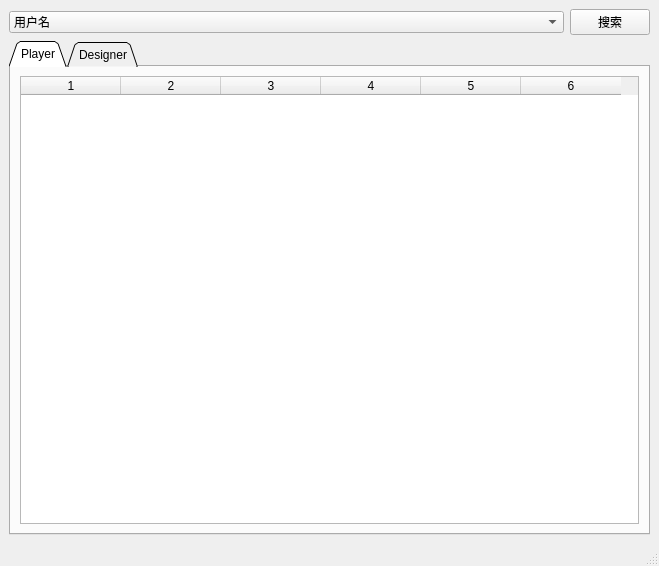
<?xml version="1.0" encoding="UTF-8"?>
<ui version="4.0">
 <class>ListUsersForm</class>
 <widget class="QMainWindow" name="ListUsersForm">
  <property name="geometry">
   <rect>
    <x>0</x>
    <y>0</y>
    <width>659</width>
    <height>566</height>
   </rect>
  </property>
  <property name="windowTitle">
   <string>用户列表</string>
  </property>
  <widget class="QWidget" name="centralwidget">
   <layout class="QGridLayout" name="gridLayout_2">
    <item row="2" column="0" colspan="2">
     <widget class="QTabWidget" name="tabWidget">
      <property name="tabShape">
       <enum>QTabWidget::Triangular</enum>
      </property>
      <property name="currentIndex">
       <number>0</number>
      </property>
      <widget class="QWidget" name="tabP">
       <attribute name="title">
        <string>Player</string>
       </attribute>
       <layout class="QGridLayout" name="gridLayout">
        <item row="0" column="0">
         <layout class="QGridLayout" name="gLotP">
          <item row="1" column="0" colspan="2">
           <widget class="QTableWidget" name="tblP">
            <property name="editTriggers">
             <set>QAbstractItemView::NoEditTriggers</set>
            </property>
            <property name="showDropIndicator" stdset="0">
             <bool>false</bool>
            </property>
            <property name="selectionMode">
             <enum>QAbstractItemView::SingleSelection</enum>
            </property>
            <property name="selectionBehavior">
             <enum>QAbstractItemView::SelectRows</enum>
            </property>
            <property name="sortingEnabled">
             <bool>true</bool>
            </property>
            <property name="columnCount">
             <number>6</number>
            </property>
            <column/>
            <column/>
            <column/>
            <column/>
            <column/>
            <column/>
           </widget>
          </item>
         </layout>
        </item>
       </layout>
      </widget>
      <widget class="QWidget" name="tabD">
       <attribute name="title">
        <string>Designer</string>
       </attribute>
       <layout class="QGridLayout" name="gridLayout_4">
        <item row="0" column="0">
         <layout class="QGridLayout" name="gLotD">
          <item row="0" column="0">
           <widget class="QTableWidget" name="tblD">
            <property name="minimumSize">
             <size>
              <width>50</width>
              <height>50</height>
             </size>
            </property>
            <property name="editTriggers">
             <set>QAbstractItemView::NoEditTriggers</set>
            </property>
            <property name="showDropIndicator" stdset="0">
             <bool>false</bool>
            </property>
            <property name="selectionMode">
             <enum>QAbstractItemView::SingleSelection</enum>
            </property>
            <property name="selectionBehavior">
             <enum>QAbstractItemView::SelectRows</enum>
            </property>
            <property name="sortingEnabled">
             <bool>true</bool>
            </property>
            <property name="columnCount">
             <number>5</number>
            </property>
            <attribute name="verticalHeaderShowSortIndicator" stdset="0">
             <bool>true</bool>
            </attribute>
            <column/>
            <column/>
            <column/>
            <column/>
            <column/>
           </widget>
          </item>
         </layout>
        </item>
       </layout>
      </widget>
     </widget>
    </item>
    <item row="0" column="0">
     <widget class="QComboBox" name="cbo">
      <item>
       <property name="text">
        <string>用户名</string>
       </property>
      </item>
      <item>
       <property name="text">
        <string>姓名</string>
       </property>
      </item>
      <item>
       <property name="text">
        <string>闯关数</string>
       </property>
      </item>
      <item>
       <property name="text">
        <string>经验值</string>
       </property>
      </item>
      <item>
       <property name="text">
        <string>等级</string>
       </property>
      </item>
      <item>
       <property name="text">
        <string>出题数</string>
       </property>
      </item>
      <item>
       <property name="text">
        <string>在线</string>
       </property>
      </item>
      <item>
       <property name="text">
        <string>离线</string>
       </property>
      </item>
     </widget>
    </item>
    <item row="1" column="0">
     <spacer name="horizontalSpacer">
      <property name="orientation">
       <enum>Qt::Horizontal</enum>
      </property>
      <property name="sizeHint" stdset="0">
       <size>
        <width>40</width>
        <height>0</height>
       </size>
      </property>
     </spacer>
    </item>
    <item row="0" column="1">
     <widget class="QPushButton" name="btnSearch">
      <property name="minimumSize">
       <size>
        <width>0</width>
        <height>20</height>
       </size>
      </property>
      <property name="text">
       <string>搜索</string>
      </property>
     </widget>
    </item>
   </layout>
  </widget>
  <widget class="QMenuBar" name="menubar">
   <property name="geometry">
    <rect>
     <x>0</x>
     <y>0</y>
     <width>659</width>
     <height>21</height>
    </rect>
   </property>
  </widget>
  <widget class="QStatusBar" name="statusbar"/>
 </widget>
 <tabstops>
  <tabstop>cbo</tabstop>
  <tabstop>btnSearch</tabstop>
  <tabstop>tabWidget</tabstop>
  <tabstop>tblP</tabstop>
  <tabstop>tblD</tabstop>
 </tabstops>
 <resources/>
 <connections/>
</ui>
